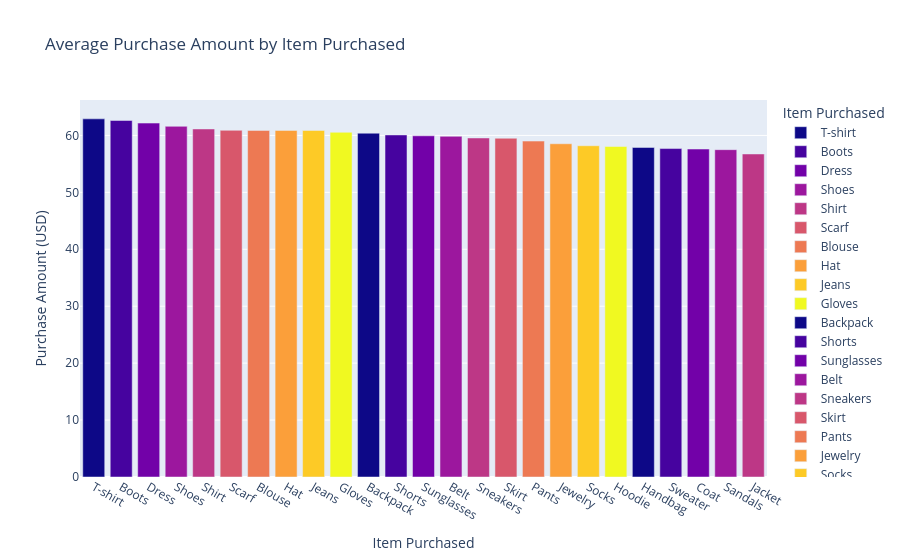

Notebook code cell kept with this figure:
### Code cell
fig = px.bar(x , x = "Item Purchased" , y = "Purchase Amount (USD)" , color= "Item Purchased" , title= "Average Purchase Amount by Item Purchased" , color_discrete_sequence=px.colors.sequential.Plasma)
fig.show()

### Figure 1 — Plotly figure (JSON) as saved in the notebook; plotly's stock layout.template omitted (floating-point values rounded to 4 significant figures)
{"data": [{"hovertemplate": "Item Purchased=%{x}<br>Purchase Amount (USD)=%{y}<extra></extra>", "legendgroup": "T-shirt", "marker": {"color": "#0d0887", "pattern": {"shape": ""}}, "name": "T-shirt", "orientation": "v", "showlegend": true, "textposition": "auto", "type": "bar", "x": ["T-shirt"], "xaxis": "x", "y": [62.91], "yaxis": "y"}, {"hovertemplate": "Item Purchased=%{x}<br>Purchase Amount (USD)=%{y}<extra></extra>", "legendgroup": "Boots", "marker": {"color": "#46039f", "pattern": {"shape": ""}}, "name": "Boots", "orientation": "v", "showlegend": true, "textposition": "auto", "type": "bar", "x": ["Boots"], "xaxis": "x", "y": [62.62], "yaxis": "y"}, {"hovertemplate": "Item Purchased=%{x}<br>Purchase Amount (USD)=%{y}<extra></extra>", "legendgroup": "Dress", "marker": {"color": "#7201a8", "pattern": {"shape": ""}}, "name": "Dress", "orientation": "v", "showlegend": true, "textposition": "auto", "type": "bar", "x": ["Dress"], "xaxis": "x", "y": [62.17], "yaxis": "y"}, {"hovertemplate": "Item Purchased=%{x}<br>Purchase Amount (USD)=%{y}<extra></extra>", "legendgroup": "Shoes", "marker": {"color": "#9c179e", "pattern": {"shape": ""}}, "name": "Shoes", "orientation": "v", "showlegend": true, "textposition": "auto", "type": "bar", "x": ["Shoes"], "xaxis": "x", "y": [61.6], "yaxis": "y"}, {"hovertemplate": "Item Purchased=%{x}<br>Purchase Amount (USD)=%{y}<extra></extra>", "legendgroup": "Shirt", "marker": {"color": "#bd3786", "pattern": {"shape": ""}}, "name": "Shirt", "orientation": "v", "showlegend": true, "textposition": "auto", "type": "bar", "x": ["Shirt"], "xaxis": "x", "y": [61.14], "yaxis": "y"}, {"hovertemplate": "Item Purchased=%{x}<br>Purchase Amount (USD)=%{y}<extra></extra>", "legendgroup": "Scarf", "marker": {"color": "#d8576b", "pattern": {"shape": ""}}, "name": "Scarf", "orientation": "v", "showlegend": true, "textposition": "auto", "type": "bar", "x": ["Scarf"], "xaxis": "x", "y": [60.9], "yaxis": "y"}, {"hovertemplate": "Item Purchased=%{x}<br>Purchase Amount (USD)=%{y}<extra></extra>", "legendgroup": "Blouse", "marker": {"color": "#ed7953", "pattern": {"shape": ""}}, "name": "Blouse", "orientation": "v", "showlegend": true, "textposition": "auto", "type": "bar", "x": ["Blouse"], "xaxis": "x", "y": [60.88], "yaxis": "y"}, {"hovertemplate": "Item Purchased=%{x}<br>Purchase Amount (USD)=%{y}<extra></extra>", "legendgroup": "Hat", "marker": {"color": "#fb9f3a", "pattern": {"shape": ""}}, "name": "Hat", "orientation": "v", "showlegend": true, "textposition": "auto", "type": "bar", "x": ["Hat"], "xaxis": "x", "y": [60.88], "yaxis": "y"}, {"hovertemplate": "Item Purchased=%{x}<br>Purchase Amount (USD)=%{y}<extra></extra>", "legendgroup": "Jeans", "marker": {"color": "#fdca26", "pattern": {"shape": ""}}, "name": "Jeans", "orientation": "v", "showlegend": true, "textposition": "auto", "type": "bar", "x": ["Jeans"], "xaxis": "x", "y": [60.87], "yaxis": "y"}, {"hovertemplate": "Item Purchased=%{x}<br>Purchase Amount (USD)=%{y}<extra></extra>", "legendgroup": "Gloves", "marker": {"color": "#f0f921", "pattern": {"shape": ""}}, "name": "Gloves", "orientation": "v", "showlegend": true, "textposition": "auto", "type": "bar", "x": ["Gloves"], "xaxis": "x", "y": [60.55], "yaxis": "y"}, {"hovertemplate": "Item Purchased=%{x}<br>Purchase Amount (USD)=%{y}<extra></extra>", "legendgroup": "Backpack", "marker": {"color": "#0d0887", "pattern": {"shape": ""}}, "name": "Backpack", "orientation": "v", "showlegend": true, "textposition": "auto", "type": "bar", "x": ["Backpack"], "xaxis": "x", "y": [60.39], "yaxis": "y"}, {"hovertemplate": "Item Purchased=%{x}<br>Purchase Amount (USD)=%{y}<extra></extra>", "legendgroup": "Shorts", "marker": {"color": "#46039f", "pattern": {"shape": ""}}, "name": "Shorts", "orientation": "v", "showlegend": true, "textposition": "auto", "type": "bar", "x": ["Shorts"], "xaxis": "x", "y": [60.08], "yaxis": "y"}, {"hovertemplate": "Item Purchased=%{x}<br>Purchase Amount (USD)=%{y}<extra></extra>", "legendgroup": "Sunglasses", "marker": {"color": "#7201a8", "pattern": {"shape": ""}}, "name": "Sunglasses", "orientation": "v", "showlegend": true, "textposition": "auto", "type": "bar", "x": ["Sunglasses"], "xaxis": "x", "y": [59.93], "yaxis": "y"}, {"hovertemplate": "Item Purchased=%{x}<br>Purchase Amount (USD)=%{y}<extra></extra>", "legendgroup": "Belt", "marker": {"color": "#9c179e", "pattern": {"shape": ""}}, "name": "Belt", "orientation": "v", "showlegend": true, "textposition": "auto", "type": "bar", "x": ["Belt"], "xaxis": "x", "y": [59.84], "yaxis": "y"}, {"hovertemplate": "Item Purchased=%{x}<br>Purchase Amount (USD)=%{y}<extra></extra>", "legendgroup": "Sneakers", "marker": {"color": "#bd3786", "pattern": {"shape": ""}}, "name": "Sneakers", "orientation": "v", "showlegend": true, "textposition": "auto", "type": "bar", "x": ["Sneakers"], "xaxis": "x", "y": [59.55], "yaxis": "y"}, {"hovertemplate": "Item Purchased=%{x}<br>Purchase Amount (USD)=%{y}<extra></extra>", "legendgroup": "Skirt", "marker": {"color": "#d8576b", "pattern": {"shape": ""}}, "name": "Skirt", "orientation": "v", "showlegend": true, "textposition": "auto", "type": "bar", "x": ["Skirt"], "xaxis": "x", "y": [59.51], "yaxis": "y"}, {"hovertemplate": "Item Purchased=%{x}<br>Purchase Amount (USD)=%{y}<extra></extra>", "legendgroup": "Pants", "marker": {"color": "#ed7953", "pattern": {"shape": ""}}, "name": "Pants", "orientation": "v", "showlegend": true, "textposition": "auto", "type": "bar", "x": ["Pants"], "xaxis": "x", "y": [59.01], "yaxis": "y"}, {"hovertemplate": "Item Purchased=%{x}<br>Purchase Amount (USD)=%{y}<extra></extra>", "legendgroup": "Jewelry", "marker": {"color": "#fb9f3a", "pattern": {"shape": ""}}, "name": "Jewelry", "orientation": "v", "showlegend": true, "textposition": "auto", "type": "bar", "x": ["Jewelry"], "xaxis": "x", "y": [58.54], "yaxis": "y"}, {"hovertemplate": "Item Purchased=%{x}<br>Purchase Amount (USD)=%{y}<extra></extra>", "legendgroup": "Socks", "marker": {"color": "#fdca26", "pattern": {"shape": ""}}, "name": "Socks", "orientation": "v", "showlegend": true, "textposition": "auto", "type": "bar", "x": ["Socks"], "xaxis": "x", "y": [58.19], "yaxis": "y"}, {"hovertemplate": "Item Purchased=%{x}<br>Purchase Amount (USD)=%{y}<extra></extra>", "legendgroup": "Hoodie", "marker": {"color": "#f0f921", "pattern": {"shape": ""}}, "name": "Hoodie", "orientation": "v", "showlegend": true, "textposition": "auto", "type": "bar", "x": ["Hoodie"], "xaxis": "x", "y": [58.06], "yaxis": "y"}, {"hovertemplate": "Item Purchased=%{x}<br>Purchase Amount (USD)=%{y}<extra></extra>", "legendgroup": "Handbag", "marker": {"color": "#0d0887", "pattern": {"shape": ""}}, "name": "Handbag", "orientation": "v", "showlegend": true, "textposition": "auto", "type": "bar", "x": ["Handbag"], "xaxis": "x", "y": [57.89], "yaxis": "y"}, {"hovertemplate": "Item Purchased=%{x}<br>Purchase Amount (USD)=%{y}<extra></extra>", "legendgroup": "Sweater", "marker": {"color": "#46039f", "pattern": {"shape": ""}}, "name": "Sweater", "orientation": "v", "showlegend": true, "textposition": "auto", "type": "bar", "x": ["Sweater"], "xaxis": "x", "y": [57.7], "yaxis": "y"}, {"hovertemplate": "Item Purchased=%{x}<br>Purchase Amount (USD)=%{y}<extra></extra>", "legendgroup": "Coat", "marker": {"color": "#7201a8", "pattern": {"shape": ""}}, "name": "Coat", "orientation": "v", "showlegend": true, "textposition": "auto", "type": "bar", "x": ["Coat"], "xaxis": "x", "y": [57.61], "yaxis": "y"}, {"hovertemplate": "Item Purchased=%{x}<br>Purchase Amount (USD)=%{y}<extra></extra>", "legendgroup": "Sandals", "marker": {"color": "#9c179e", "pattern": {"shape": ""}}, "name": "Sandals", "orientation": "v", "showlegend": true, "textposition": "auto", "type": "bar", "x": ["Sandals"], "xaxis": "x", "y": [57.5], "yaxis": "y"}, {"hovertemplate": "Item Purchased=%{x}<br>Purchase Amount (USD)=%{y}<extra></extra>", "legendgroup": "Jacket", "marker": {"color": "#bd3786", "pattern": {"shape": ""}}, "name": "Jacket", "orientation": "v", "showlegend": true, "textposition": "auto", "type": "bar", "x": ["Jacket"], "xaxis": "x", "y": [56.74], "yaxis": "y"}], "layout": {"barmode": "relative", "legend": {"title": {"text": "Item Purchased"}, "tracegroupgap": 0}, "title": {"text": "Average Purchase Amount by Item Purchased"}, "xaxis": {"anchor": "y", "categoryarray": ["T-shirt", "Boots", "Dress", "Shoes", "Shirt", "Scarf", "Blouse", "Hat", "Jeans", "Gloves", "Backpack", "Shorts", "Sunglasses", "Belt", "Sneakers", "Skirt", "Pants", "Jewelry", "Socks", "Hoodie", "Handbag", "Sweater", "Coat", "Sandals", "Jacket"], "categoryorder": "array", "domain": [0, 1], "title": {"text": "Item Purchased"}}, "yaxis": {"anchor": "x", "domain": [0, 1], "title": {"text": "Purchase Amount (USD)"}}}}
